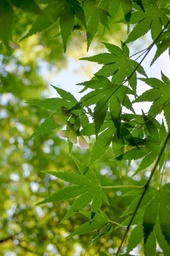
#> input picture maple.jpg, 170 x 256 px, shrunk from 500 x 755 before the run
$ python spatial-filter.py
#> lines starting #> are read from the running program, lines starting #| are printed output that depends on the picture
import cv2
import numpy as np

def addSaltAndPepper(src,percetage):
    NoiseImg=src.copy()
    NoiseNum=int(percetage*src.shape[0]*src.shape[1])
    for i in range(NoiseNum):
        randX=np.random.random_integers(0,src.shape[0]-1)
        randY=np.random.random_integers(0,src.shape[1]-1)
        if np.random.random_integers(0,1)==0:
            NoiseImg[randX,randY]=0
        else:
            NoiseImg[randX,randY]=255
    return NoiseImg

def addGaussNoise(src,percetage):
    NoiseImg=src.copy()
    NoiseNum=int(percetage*src.shape[0]*src.shape[1])
    for i in range(NoiseNum):
        randX=np.random.random_integers(0,src.shape[0]-1)
        randY=np.random.random_integers(0,src.shape[1]-1)
        NoiseImg[randX,randY]=np.random.random_integers(0,255)
    return NoiseImg

def mediumFilter(src,kernelSize):
    filteredImage=src.copy()
    windowRadius=kernelSize//2
    height = src.shape[0]
    weight = src.shape[1]
    for i in range(windowRadius,height-windowRadius):
        for j in range(windowRadius,weight-windowRadius):
            filteredImage[i,j]=np.median(src[i-windowRadius:i+windowRadius+1][:,j-windowRadius:j+windowRadius+1])
    return filteredImage

def averageFilter(src,kernelSize):
    filteredImage=src.copy()
    windowRadius=kernelSize//2
    height = src.shape[0]
    weight = src.shape[1]
    for i in range(windowRadius,height-windowRadius):
        for j in range(windowRadius,weight-windowRadius):
            filteredImage[i,j]=np.mean(src[i-windowRadius:i+windowRadius+1][:,j-windowRadius:j+windowRadius+1])
    return filteredImage

def sharpenFilter(src):
    kernel=[[-1,-1,-1],[-1,9,-1],[-1,-1,-1]]
    kernelSize=3
    filteredImage=src.copy()
    height = src.shape[0]
    weight = src.shape[1]
    for i in range(1,height-1):
        for j in range(1,weight-1):
            pixelValue=0
            for kernel_i in range(-kernelSize//2,kernelSize//2):
                for kernel_j in range(-kernelSize//2,kernelSize//2):
                    pixelValue=pixelValue+src[kernel_i+i,kernel_j+j]*(kernel[kernel_i+kernelSize//2][kernel_j+kernelSize//2])
            if pixelValue<0:
                pixelValue=0
            if pixelValue>255:
                pixelValue=255
            filteredImage[i,j]=pixelValue
    return filteredImage


rawImage=cv2.imread('maple.jpg',flags=cv2.IMREAD_GRAYSCALE)
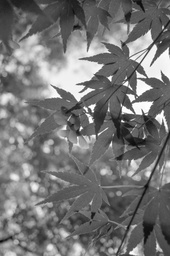
#> rawImage: shape (256, 170); min 8, max 255, mean 118.1
cv2.imshow('Raw Image',rawImage)
noiseImage=addSaltAndPepper(rawImage,0.5)
#> after the loop in addSaltAndPepper, `for i in range(NoiseNum):`:
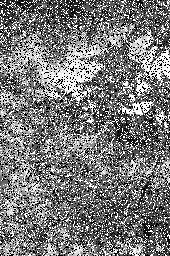
#> NoiseImg: shape (256, 170); min 0, max 255, mean 121.2
cv2.imshow('Salt and Pepper Noise Image',noiseImage)
gaussNoiseImage=addGaussNoise(rawImage,0.5)
#> after the loop in addGaussNoise, `for i in range(NoiseNum):`:
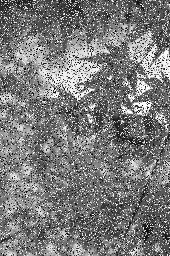
#> NoiseImg: shape (256, 170); min 0, max 255, mean 122.4
cv2.imshow('Gauss Noise Image',gaussNoiseImage)
filteredImage=mediumFilter(noiseImage,3)
cv2.imshow('Medium Filtered S&P Noise Image',filteredImage)
filteredImageAvg=averageFilter(noiseImage,3)
#> after the loop in averageFilter, `for i in range(windowRadius,height-windowRadius):`:
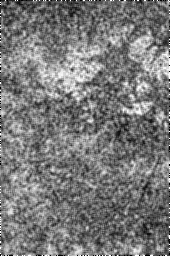
#> filteredImage: shape (256, 170); min 0, max 255, mean 120.8
cv2.imshow('Average Filtered S&P Noise Image',filteredImageAvg)
filteredGaussNoiseImage=mediumFilter(gaussNoiseImage,3)
#> call 2 of mediumFilter, with kernelSize = 3
#> after the loop in mediumFilter (call 2), `for i in range(windowRadius,height-windowRadius):`:
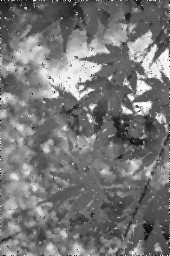
#> filteredImage: shape (256, 170); min 0, max 255, mean 118.6
cv2.imshow('Medium Filtered Gauss Noise Image',filteredGaussNoiseImage)
filteredGaussNoiseImageAvg=averageFilter(gaussNoiseImage,3)
#> call 2 of averageFilter, with kernelSize = 3
#> after the loop in averageFilter (call 2), `for i in range(windowRadius,height-windowRadius):`:
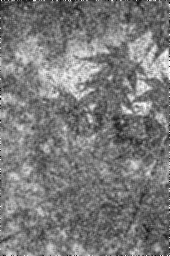
#> filteredImage: shape (256, 170); min 0, max 255, mean 122
cv2.imshow('Average Filtered Gauss&P Noise Image',filteredGaussNoiseImageAvg)
filteredSharpenImage=sharpenFilter(rawImage)
#> after the loop in sharpenFilter, `for i in range(1,height-1):`:
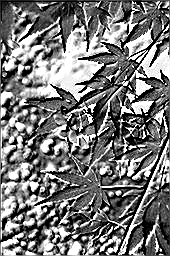
#> filteredImage: shape (256, 170); min 0, max 255, mean 120.1
cv2.imshow('Sharpen Image',filteredSharpenImage)
cv2.waitKey(0)
